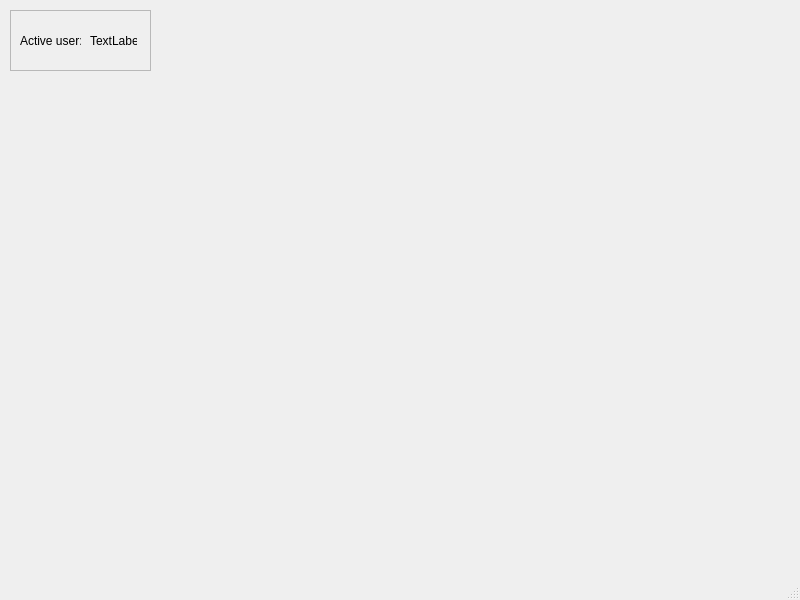
<?xml version="1.0" encoding="UTF-8"?>
<ui version="4.0">
 <class>MainWindow</class>
 <widget class="QMainWindow" name="MainWindow">
  <property name="geometry">
   <rect>
    <x>0</x>
    <y>0</y>
    <width>800</width>
    <height>600</height>
   </rect>
  </property>
  <property name="windowTitle">
   <string>MainWindow</string>
  </property>
  <widget class="QWidget" name="centralwidget">
   <widget class="QFrame" name="frame">
    <property name="geometry">
     <rect>
      <x>10</x>
      <y>10</y>
      <width>141</width>
      <height>61</height>
     </rect>
    </property>
    <property name="contextMenuPolicy">
     <enum>Qt::CustomContextMenu</enum>
    </property>
    <property name="frameShape">
     <enum>QFrame::StyledPanel</enum>
    </property>
    <property name="frameShadow">
     <enum>QFrame::Plain</enum>
    </property>
    <widget class="QLabel" name="label_active_user">
     <property name="geometry">
      <rect>
       <x>10</x>
       <y>10</y>
       <width>61</width>
       <height>41</height>
      </rect>
     </property>
     <property name="text">
      <string>Active user:</string>
     </property>
    </widget>
    <widget class="QLabel" name="label">
     <property name="geometry">
      <rect>
       <x>80</x>
       <y>10</y>
       <width>47</width>
       <height>41</height>
      </rect>
     </property>
     <property name="text">
      <string>TextLabel</string>
     </property>
    </widget>
   </widget>
  </widget>
  <widget class="QMenuBar" name="menu_bar">
   <property name="geometry">
    <rect>
     <x>0</x>
     <y>0</y>
     <width>800</width>
     <height>21</height>
    </rect>
   </property>
  </widget>
  <widget class="QStatusBar" name="status_bar"/>
 </widget>
 <resources/>
 <connections/>
</ui>
